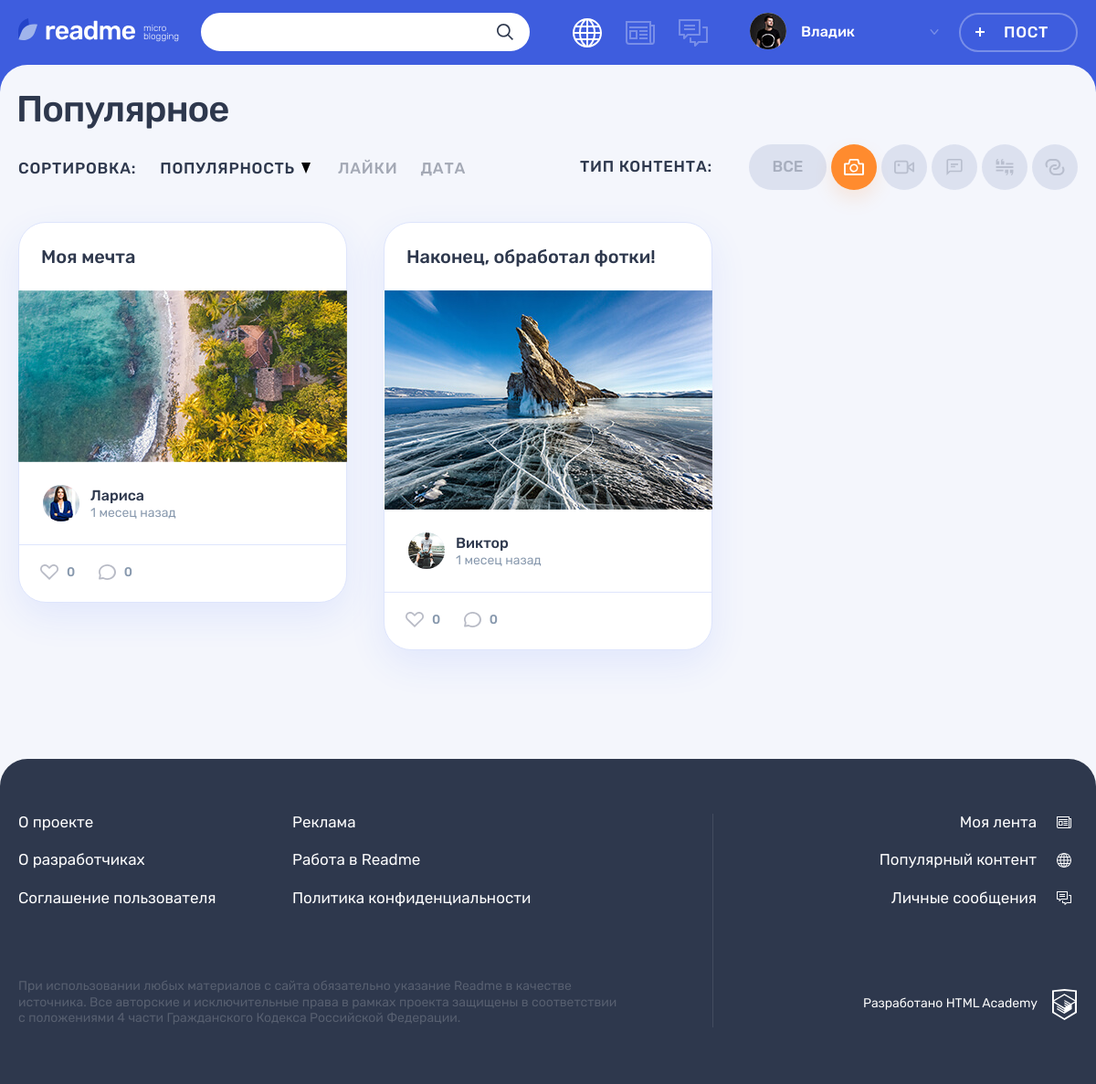
Screenshot of /popular.php?current_page=1&type=photo (signed in) with the database file from the repository.
### tables this page shows
CREATE TABLE content_type (
id INT UNSIGNED AUTO_INCREMENT PRIMARY KEY,
type_name VARCHAR(128) NOT NULL,
icon_type VARCHAR(128) NOT NULL
);

CREATE TABLE posts (
  id INT UNSIGNED AUTO_INCREMENT PRIMARY KEY,
  post_date TIMESTAMP DEFAULT CURRENT_TIMESTAMP,
  title VARCHAR(128) NOT NULL,
  content_text VARCHAR(512) NULL,
  quote_author VARCHAR(128) NULL,
  img VARCHAR(128) NULL,
  video VARCHAR(128) NULL,
  link VARCHAR(256) NULL,
  views INT UNSIGNED NULL,

  user_id INT UNSIGNED NOT NULL,
  type_id INT UNSIGNED  NOT NULL,
  original_author_id INT UNSIGNED NULL,
  original_id INT UNSIGNED NULL
);

CREATE TABLE users (
id INT UNSIGNED AUTO_INCREMENT PRIMARY KEY,
registration_date TIMESTAMP DEFAULT CURRENT_TIMESTAMP,
email VARCHAR(128) NOT NULL UNIQUE,
login VARCHAR(128) NOT NULL UNIQUE,
password VARCHAR(128) NOT NULL,
avatar VARCHAR(128) NOT NULL
);

### functions.php (called while the page is built, shortened)
<?php
function include_template($name, $data)
{
    $name = 'templates/'.$name;
    extract($data);
    require $name;
    $result = ob_get_clean();
    return $result;
}
function anti_xss($user_content)
{
    return htmlspecialchars($user_content, ENT_QUOTES);
}
function time_ago($post_upload_time, $ago_text = " назад")
{
    $interval = $post_upload_time->diff(new DateTime('now'));
    $months = (int)$interval->format('%m');
    $days = (int)$interval->format('%d');
    $hours = (int)$interval->format('%H');
    $minutes = (int)$interval->format('%i');
    $years = (int)$interval->format('%Y');
    $ago = 0;
    if ($years !== 0) {
        $years = floor($years);
        $ago = $years.' '.plural_form($years, array('год', 'года', 'лет')).$ago_text;
    } elseif ($months !== 0) {
        $months = floor($months);
        $ago = $months.' '.plural_form($months, array('месец', 'месеца', 'месецев')).$ago_text;
    } elseif ($days > 7 && $days < 35) {
        $week = floor($days / 7);
        $ago = $week.' '.plural_form($week, array('неделю', 'недели', 'недель')).$ago_text;
    } elseif ($days !== 0) {
        $ago = $days.' '.plural_form($days, array('день', 'дня', 'дней')).$ago_text;
    } elseif ($hours !== 0) {
        $hours = floor($hours);
        $ago = $hours.' '.plural_form($hours, array('час', 'часа', 'часов')).$ago_text;
    } elseif ($minutes !== 0) {
        $ago = $minutes.' '.plural_form($minutes, array('минуту', 'минуты', 'минут')).$ago_text;
    } else {
        $ago = 'меньше минуты назад';
    }
    return $ago;
}
function plural_form($n, $forms)
{
    return $n % 10 === 1 && $n % 100 !== 11 ? $forms[0] : ($n % 10 >= 2 && $n % 10 <= 4 && ($n % 100 < 10 || $n % 100 >= 20) ? $forms[1] : $forms[2]);
}

### db_requests.php (called while the page is built, shortened)
<?php
function get_data($link, $sql)
{
    $result = mysqli_query($link, $sql);
    $result = mysqli_fetch_all($result, MYSQLI_ASSOC);
    return $result;
}
function popular_posts_category_sorting($link, $type, $sort_value = 'views', $sorting = ' DESC', $page_items, $offset)
{
    $sql = "SELECT p.*, ct.icon_type, u.avatar, u.login AS author_login, IFNULL(l.likes, 0) AS likes, IFNULL(com.comments, 0) AS comments_value
    FROM posts p
    JOIN users u ON p.user_id = u.id
    JOIN content_type ct ON p.type_id = ct.id
    LEFT JOIN (SELECT l.post_id, COUNT(*) AS likes FROM likes l GROUP BY l.post_id) AS l ON l.post_id = p.id
    LEFT JOIN (SELECT com.post_id, COUNT(*) AS comments FROM comments com GROUP BY com.post_id) AS com ON com.post_id = p.id
    WHERE ct.icon_type = '$type'
    ORDER BY $sort_value $sorting
    LIMIT $page_items OFFSET $offset";
    return get_data($link, $sql);
}
function posts_categories($link)
{
    $sql = 'SELECT * FROM content_type';
    return get_data($link, $sql);
}

### templates/popular/popular-posts.php (the view, shortened to what this page needs)
<div class="popular__posts">
    <?php foreach ($posts as $index => $post): ?>
        <article class="popular__post post post-<?= $post['icon_type'] ?>">
            <header class="post__header">
                <h2><a href="post.php?post_id=<?= $post['id'] ?>"><?= anti_xss($post['title']) ?></a></h2>
            </header>
            <div class="post__main">
                <?php if ($post['icon_type'] === 'quote'): ?>
                    <blockquote>
                        <p>
                            <?= anti_xss($post['content_text']) ?>
                        </p>
                        <cite><?= anti_xss($post['quote_author']) ?></cite>
                    </blockquote>
                <?php elseif ($post['icon_type'] === 'photo'): ?>
                    <div class="post-photo__image-wrapper">
                        <img src="uploads/<?= anti_xss($post['img']) ?>" alt="Фото от пользователя" width="360"
                             height="240">
                    </div>
                <?php else: ?>
                    <?= crop_text(anti_xss($post['content_text']), $post['id']) ?>
                <?php endif; ?>
            </div>
            <footer class="post__footer">
                <div class="post__author">
                    <a class="post__author-link" href="profile.php?active_tab=posts&user_id=<?= $post['user_id'] ?>"
                       title="Автор">
                        <div class="post__avatar-wrapper">
                            <img class="post__author-avatar" width="40px"
                                 src="userpics/<?= anti_xss($post['avatar']) ?>" alt="Аватар пользователя">
                        </div>
                        <div class="post__info">
                            <b class="post__author-name"><?= anti_xss($post['author_login']) ?></b>
                            <?php $post_date = new DateTime($post['post_date']); ?>
                            <time class="post__time" title="<?= $post_date->format('d.m.Y H:i') ?>"
                                  datetime="<?= $post_date->format('Y-m-d H:i:s') ?>"><?= time_ago($post_date) ?></time>
                        </div>
                    </a>
                </div>
                <div class="post__indicators">
                    <div class="post__buttons">
                        <a class="post__indicator post__indicator--likes button"
                           href="like.php?post_id=<?= $post['id'] ?>" title="Лайк">
                            <svg class="post__indicator-icon" width="20" height="17">
                                <use xlink:href="#icon-heart"></use>
                            </svg>
                            <span><?= $post['likes'] ?></span>
                        </a>
                        <a class="post__indicator post__indicator--comments button"
                           href="post.php?post_id=<?= $post['id'] ?>#last-comment" title="Комментарии">
                            <svg class="post__indicator-icon" width="19" height="17">
                                <use xlink:href="#icon-comment"></use>
                            </svg>
                            <span><?= $post['comments_value'] ?></span>
                        </a>
                    </div>
                </div>
            </footer>
        </article>
    <?php endforeach; ?>
</div>

### templates/main.php (shortened to what this page needs)
<div class="container">
    <h1 class="page__title page__title--popular">Популярное</h1>
</div>
<div class="popular container">
    <div class="popular__filters-wrapper">
        <div class="popular__sorting sorting">
            <b class="popular__sorting-caption sorting__caption">Сортировка:</b>
            <ul class="popular__sorting-list sorting__list">
                <li class="sorting__item sorting__item--popular">
                    <a class="sorting__link <?= ($sorting_parameters['sort_value'] === 'views') ? 'sorting__link--active' : ""; ?> <?= ($sorting_parameters['sorting'] === 'ASC') ? 'sorting__link--reverse' : ""; ?>"
                       href="popular.php?sort_value=views&sorting=<?= ($sorting_parameters['sorting'] === 'DESC') ? "ASC" : "DESC" ?>">
                        <span>Популярность</span>
                        <svg class="sorting__icon" width="10" height="12">
                            <use xlink:href="#icon-sort"></use>
                        </svg>
                    </a>
                </li>
                <li class="sorting__item">
                    <a class="sorting__link <?= ($sorting_parameters['sort_value'] === 'likes') ? 'sorting__link--active' : ""; ?> <?= ($sorting_parameters['sorting'] === 'ASC') ? 'sorting__link--reverse' : ""; ?>"
                       href="popular.php?sort_value=likes&sorting=<?= ($sorting_parameters['sorting'] === 'DESC') ? "ASC" : "DESC" ?>">
                        <span>Лайки</span>
                    </a>
                </li>
                <li class="sorting__item">
                    <a class="sorting__link <?= ($sorting_parameters['sort_value'] === 'post_date') ? 'sorting__link--active' : ""; ?> <?= ($sorting_parameters['sorting'] === 'ASC') ? 'sorting__link--reverse' : ""; ?>"
                       href="popular.php?sort_value=post_date&sorting=<?= ($sorting_parameters['sorting'] === 'DESC') ? "ASC" : "DESC" ?>">
                        <span>Дата</span>
                    </a>
                </li>
            </ul>
        </div>
        <div class="popular__filters filters">
            <b class="popular__filters-caption filters__caption">Тип контента:</b>
            <ul class="popular__filters-list filters__list">
                <li class="popular__filters-item popular__filters-item--all filters__item filters__item--all">
                    <a class="filters__button filters__button--ellipse filters__button--all <?= ($sorting_parameters['type'] === 'all') ? 'filters__button--active' : ""; ?>"
                       href="<?= 'popular.php?type=all' ?>">
                        <span>Все</span>
                    </a>
                </li>
                <?php foreach ($types as $type): ?>
                    <li class="popular__filters-item filters__item">
                        <a href="<?= 'popular.php?current_page=1&type='.$type['icon_type'] ?>"
                           class="filters__button filters__button--<?= ($type['icon_type']) ?> <?= ($sorting_parameters['type'] == $type['icon_type']) ? 'filters__button--active' : ""; ?> button">
                            <svg class="filters__icon" width="22" height="18">
                                <use xlink:href="#icon-filter-<?= ($type['icon_type']) ?>"></use>
                            </svg>
                        </a>
                    </li>
                <?php endforeach ?>
            </ul>
        </div>
    </div>
    <?= $popular_posts ?>
</div>

### rows the page displays
posts: title "Моя мечта", img (picture), user.avatar (picture), user.login "Лариса", post_date "1 месец назад", likes "0", comments_value "0"
posts: title "Наконец, обработал фотки!", img (picture), user.avatar (picture), user.login "Виктор", post_date "1 месец назад", likes "0", comments_value "0"

### other values shown
anti_xss($user_data['login']) "Владик"
